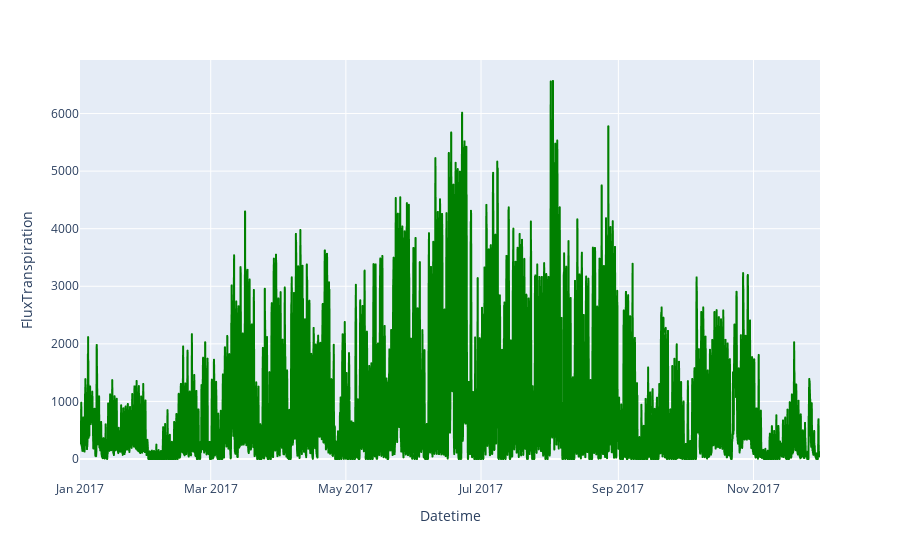

This figure's notebook cell:
### Markdown cell above
### **Transpiration  $[W m^{−2}]$**

### Code cell
df2 = pd.read_csv('FluxTranspiration_potential_Cosimo10lai.csv',skiprows=6, sep=',', parse_dates=[0], na_values=-9999,usecols=[1,2])
df2.columns = ['Datetime','FluxTranspiration']
fig = px.line(df2, x='Datetime', y='FluxTranspiration')
fig.update_traces(line_color='green')
fig.show()

### Figure 1 — Plotly figure (JSON) as saved in the notebook; plotly's stock layout.template omitted (floating-point values rounded to 4 significant figures; data arrays with more than 128 entries replaced by an {"elided": "..."} marker saying what was removed)
{"data": [{"hovertemplate": "Datetime=%{x}<br>FluxTranspiration=%{y}<extra></extra>", "legendgroup": "", "line": {"color": "green", "dash": "solid"}, "marker": {"symbol": "circle"}, "mode": "lines", "name": "", "showlegend": false, "type": "scattergl", "x": {"elided": "8017 str values"}, "xaxis": "x", "y": {"elided": "8017 float values"}, "yaxis": "y"}], "layout": {"autosize": true, "legend": {"tracegroupgap": 0}, "margin": {"t": 60}, "xaxis": {"anchor": "y", "autorange": true, "domain": [0, 1], "range": ["2017-01-01", "2017-12-01"], "title": {"text": "Datetime"}, "type": "date"}, "yaxis": {"anchor": "x", "autorange": true, "domain": [0, 1], "range": [-364.7, 6930.0], "title": {"text": "FluxTranspiration"}, "type": "linear"}}}
